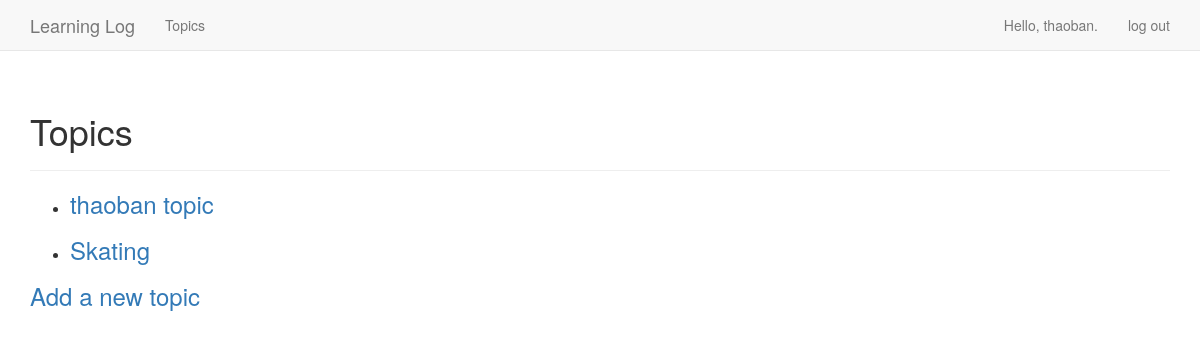
/topics (signed in), run on an earlier commit of the app's database.
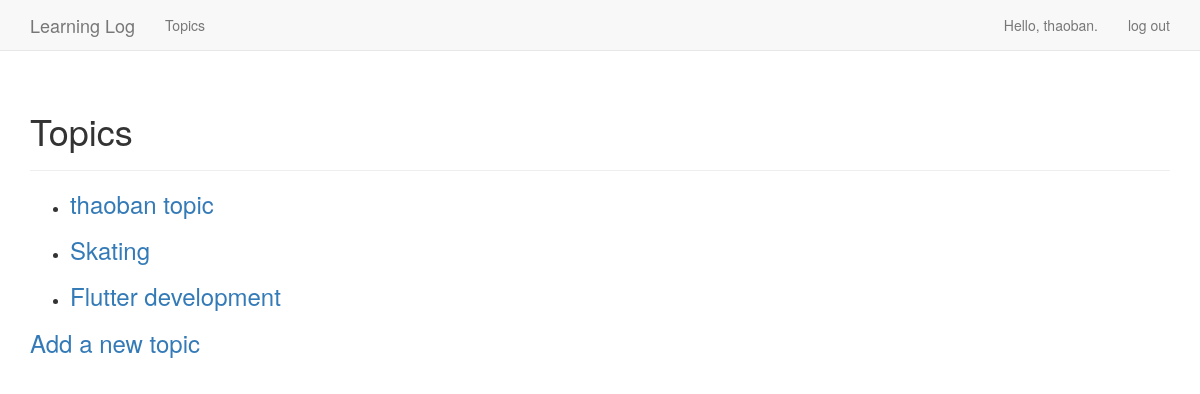
And on a later commit of the database.
### learning_logs/models.py (models this page shows)
class Topic(models.Model):
    text = models.CharField(max_length=200)
    date_added = models.DateTimeField(auto_now_add=True)
    owner = models.ForeignKey(User, on_delete=models.CASCADE)
    def __str__(self):
        return self.text

### learning_logs/views.py (the view)
# urls.py: path("topics", views.topics, name="topics"),
@login_required
def topics(request):
    topics = Topic.objects.filter(owner=request.user).order_by('date_added')
    context = {'topics': topics}
    return render(request, 'learning_logs/topics.html', context)

### learning_logs/templates/learning_logs/topics.html
{% extends "learning_logs/base.html" %}
{% block header %}
 <h1>Topics</h1>
{% endblock header %}
    {% block content %}
        <ul>
            {% for topic in topics %}
                <li>
                    <h3>
                        <a href="{% url 'topic' topic.id %}"> {{ topic }} </a>
                    </h3>
                </li>
            {% empty %}
                <li>No topics have been added yet.</li>
            {% endfor %}
        </ul>
        <h3>
            <a href="{% url 'new_topic' %}">Add a new topic</a>
        </h3>
    {% endblock content %}

What changed in the data, as far as the page shows it:
added Topic: text "Flutter development"
